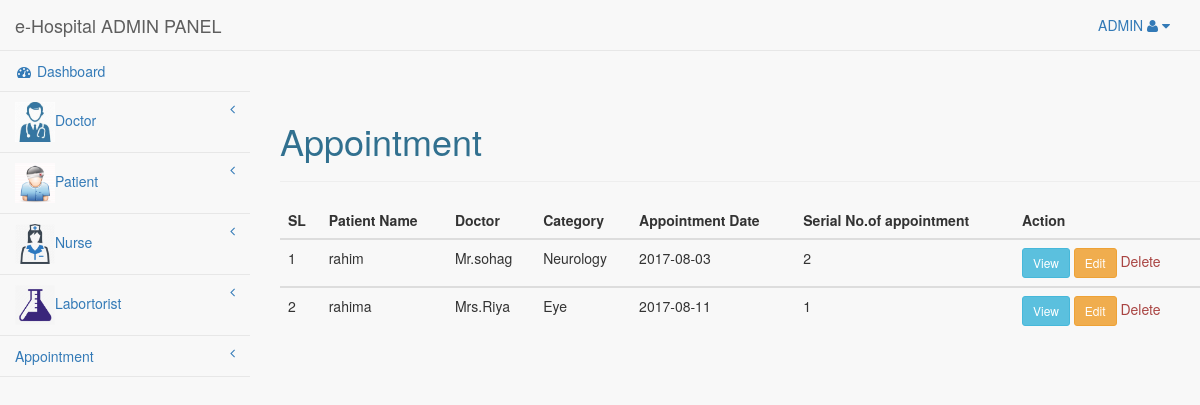
The app's page /view/admin/appointment/index.php (signed in) with its own data.
### tables this page shows
CREATE TABLE IF NOT EXISTS `appointment` (
  `id` int(11) NOT NULL AUTO_INCREMENT,
  `patient` varchar(255) NOT NULL,
  `doctor` varchar(255) NOT NULL,
  `category` varchar(255) NOT NULL,
  `apt_date` varchar(255) NOT NULL,
  `serial_no` varchar(255) NOT NULL,
  `unique_id` varchar(255) NOT NULL,
  `created_at` timestamp NOT NULL DEFAULT CURRENT_TIMESTAMP ON UPDATE CURRENT_TIMESTAMP,
  `modified_at` timestamp NOT NULL DEFAULT '0000-00-00 00:00:00',
  `deleted_at` datetime NOT NULL,
  PRIMARY KEY (`id`)
);

### src/admin/Helper/Connection.php (called while the page is built, shortened)
<?php
class Connection
{
    private $user = 'root';
    private $pass = '';
    public function __construct(){
        try {
            $this->con=new PDO('mysql:host=localhost;dbname=hospital',$this->user, $this->pass);
        } catch (PDOException $e) {
            print "Error!: " . $e->getMessage() . "<br/>";
            die();
        }
    }
}

### src/admin/Appointment/Appointment.php (called while the page is built, shortened)
<?php
class Appointment extends Connection
{
    public function index()
    {
        try {
            $stm = $this->con->prepare("SELECT * FROM `appointment` WHERE `deleted_at` = '0000-00-00 00:00:00'");
            $stm->execute();
            return $stm->fetchAll(PDO::FETCH_ASSOC);
        } catch (PDOException $e) {
            print "Error!: " . $e->getMessage() . "<br/>";
            die();
        }
    }
}

### view/admin/appointment/index.php (the view, shortened to what this page needs)
<?php
include_once '../include/header.php';
$appointment =  new App\admin\Appointment\Appointment();
$appointments = $appointment->index();
?>
<div class="" style="margin-top: 50px; margin-left: 280px;">
    <div class="row">
        <div class="col-md-12">
            <div class="h1 text-info">Appointment</div>
            <hr>
            <table class="table table-hover" >
                <thead>
                <tr>
                    <th>SL</th>
                    <th>Patient Name</th>
                    <th>Doctor</th>
                    <th>Category</th>
                    <th>Appointment Date</th>
                    <th>Serial No.of appointment</th>
                    <th colspan="3">Action</th>
                </tr>
                </thead>
                <?php
                $i = 1;
                foreach ($appointments as $appointment){
                    ?>
                    <tbody>
                    <tr>
                        <td><?php print $i++ ?></td>
                        <td><?php print $appointment['patient']; ?></td>
                        <td><?php print $appointment['doctor']; ?></td>
                        <td><?php print $appointment['category']; ?></td>
                        <td><?php print $appointment['apt_date']; ?></td>
                        <td><?php print $appointment['serial_no']; ?></td>
                        <td>
                            <a href="view/admin/appointment/view.php?id=<?php print $appointment['unique_id'];?>" class="btn btn-info btn-sm">View</a>
                            <a href="view/admin/appointment/edit.php?id=<?php print $appointment['unique_id'];?>" class="btn btn-warning btn-sm">Edit</a>
                            <a data-toggle="modal" data-target="#myModal" data-id="<?php echo $appointment['unique_id']?>"
                               class="text-danger delete" href="#" >Delete</a>
                        </td>
                    </tr>
                    </tbody>
                <?php } ?>
            </table>
        </div>
    </div>
</div>
<?php include_once '../include/footer.php'; ?>

### records on screen
appointment: patient "rahim", doctor "Mr.sohag", category "Neurology", apt_date "2017-08-03", serial_no "2"
appointment: patient "rahima", doctor "Mrs.Riya", category "Eye", apt_date "2017-08-11", serial_no "1"
